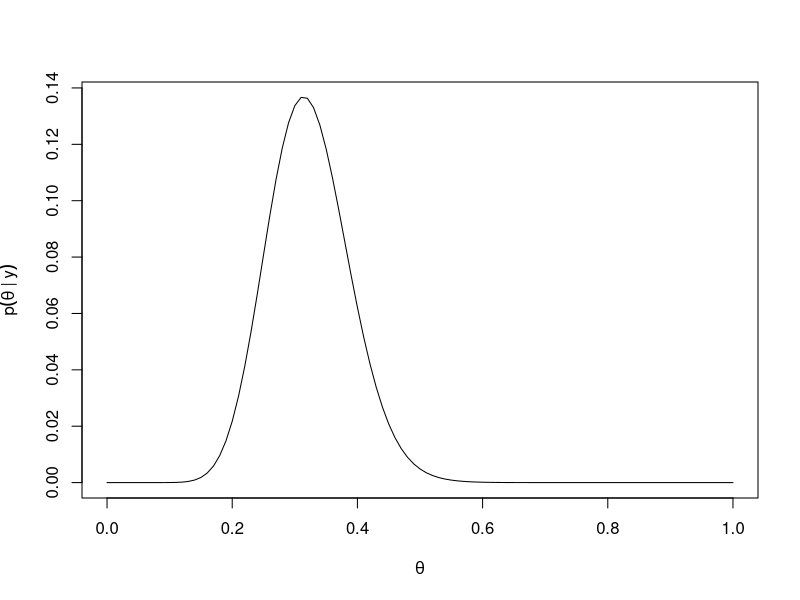
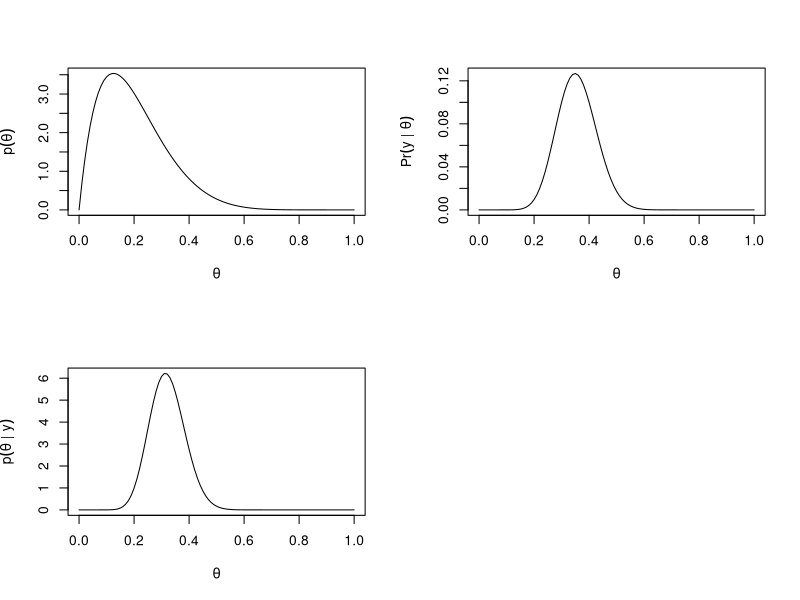
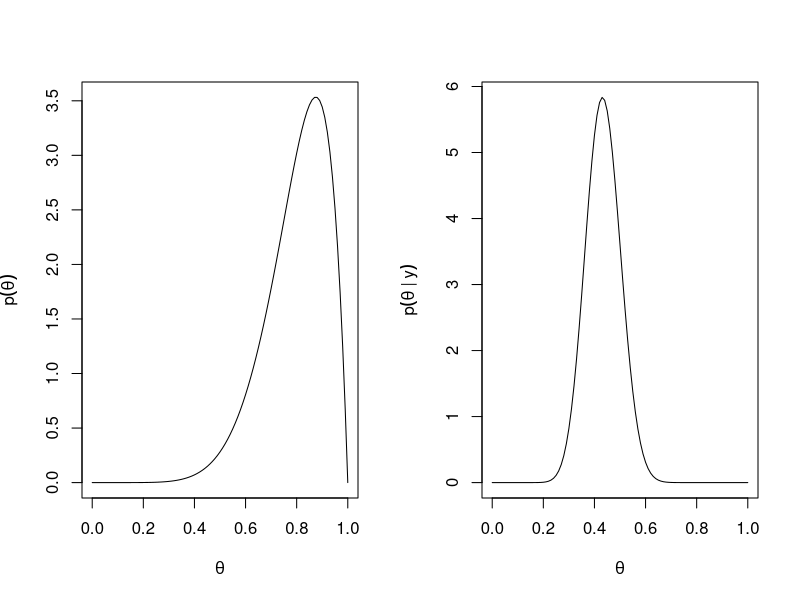
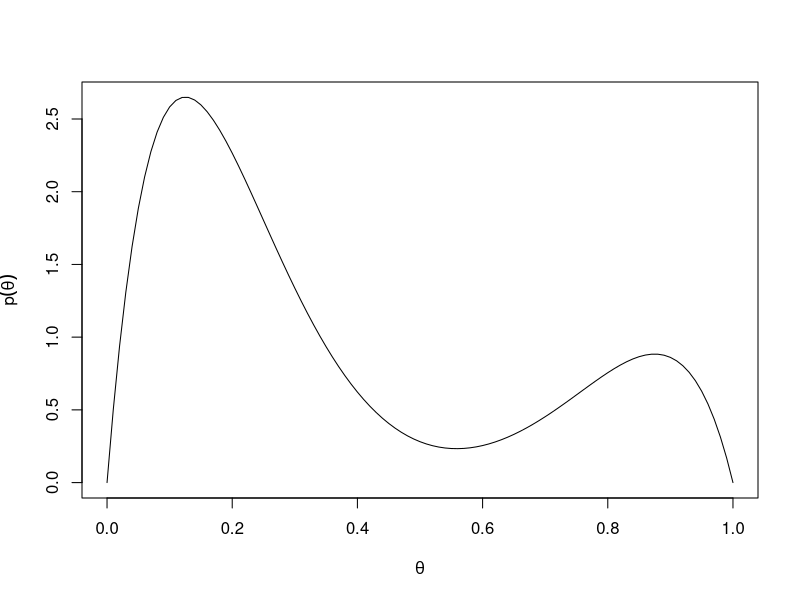

These charts were generated, in order, by the following R code:
n <- 43
y <- 15

e_poster <- function(a, b) (a + y) / (a + b + n) # posterior mean
mode_poster <- function(a, b) (a + y - 1) / (a + b + n - 2) # posterior mode
var_poster <- function(a, b) {
  numer <- e_poster(a, b) * (1 - e_poster(a, b))
  denom <- a + b + n + 1

  return(numer / denom)
}


# a --------------------------------------------------

prior_a <- function(theta) dbeta(theta, 2, 8)
likeli_a <- function(theta) dbinom(y, n, theta)
poster_a <- function(theta) dbeta(theta, 2 + y, 8 + n - y)

# ci of posterior distribution
poster_ci_a <- function(alpha) {
  lower <- alpha / 2
  upper <- 1 - alpha / 2
  qbeta(c(lower, upper), 2 + y, 8 + n - y)
}

png("fig/3-4-a.png", width = 1200, height = 1200, res = 100)
par(mfrow = c(2, 2))
curve(prior_a(x),
  from = 0, to = 1,
  xlab = expression(theta),
  ylab = expression(p(theta))
)
curve(likeli_a(x),
  from = 0, to = 1,
  xlab = expression(theta),
  ylab = expression(Pr(y ~ "|" ~ theta))
)
curve(poster_a(x),
  from = 0, to = 1,
  xlab = expression(theta),
  ylab = expression(p(theta ~ "|" ~ y))
)
dev.off()

print(sprintf("E[theta | y] = %.4f", e_poster(2, 8)))
print(sprintf("Mode[theta | y] = %.4f", mode_poster(2, 8)))
print(sprintf("Var[theta | y] = %.4f", sqrt(var_poster(2, 8))))
poster_ci_a(0.05)


# b --------------------

prior_b <- function(theta) dbeta(theta, 8, 2)
poster_b <- function(theta) dbeta(theta, 8 + y, 2 + n - y)
poster_ci_b <- function(alpha) {
  qbeta(c(alpha / 2, 1 - alpha / 2), 8 + y, 2 + n - y)
}

png("fig/3-4-b.png", width = 1200, height = 800, res = 100)
par(mfrow = c(1, 2))
curve(prior_b(x),
  from = 0, to = 1,
  xlab = expression(theta),
  ylab = expression(p(theta))
)
curve(poster_b(x),
  from = 0, to = 1,
  xlab = expression(theta),
  ylab = expression(p(theta ~ "|" ~ y))
)
dev.off()

print(sprintf("E[theta | y] = %.4f", e_poster(8, 2)))
print(sprintf("Mode[theta | y] = %.4f", mode_poster(8, 2)))
print(sprintf("Var[theta | y] = %.4f", sqrt(var_poster(8, 2))))
poster_ci_b(0.05)


# c --------------------

beta_mix <- function(theta) {
  term_theta <- 3 * theta * (1 - theta)^7 + theta^7 * (1 - theta)
  term_scale <- gamma(10) / (gamma(2) * gamma(8))
  return(0.25 * term_scale * term_theta)
}

# This returns the same results
# beta_mix <- function(theta) {
#   return(0.75 * dbeta(theta, 2, 8) + 0.25 * dbeta(theta, 8, 2))
# }

png("fig/3-4-c.png", width = 600, height = 600, res = 100)
curve(beta_mix(x),
  from = 0, to = 1,
  xlab = expression(theta),
  ylab = expression(p(theta))
)
dev.off()


# d iii --------------------

# p(theta) x p(y | theta)
poster_mix <- function(theta) {
  term_gamma <- gamma(10) / (gamma(2) * gamma(8))
  term_theta_1 <- theta^16 * (1 - theta)^35
  term_theta_2 <- theta^22 * (1 - theta)^29
  return(0.25 * term_gamma * choose(43, 15) * (3 * term_theta_1 + term_theta_2))
}

# png("fig/3-4-d.png", width = 600, height = 600, res = 100)
curve(poster_mix(x),
  from = 0, to = 1,
  xlab = expression(theta),
  ylab = expression(p(theta ~ "|" ~ y))
)
dev.off()

# find mode numerically
theta_range <- seq(0, 1, by = .0001)
theta_range[which.max(poster_mix(theta_range))]


# some extra code fragments --------------------------------------------------
# to figure out how to write the functions that return the same results
# of poster_mix() using dbeta()

# simply mix posteriors from the two priors dbeta(theta, 17, 36) and dbeta(theta, 23, 30)
# This returns different results
poster_mix2 <- function(theta) {
  0.75 * dbeta(theta, 17, 36) + 0.25 * dbeta(theta, 23, 30)
}

theta_range[which.max(poster_mix2(theta_range))]

# This pattern returns same results
poster_mix3 <- function(theta) {
  gamma_1 <- exp(lgamma(17) + lgamma(36))
  gamma_2 <- exp(lgamma(23) + lgamma(30))
  3 * gamma_1 * dbeta(theta, 17, 36) + gamma_2 * dbeta(theta, 23, 30)
}

theta_range[which.max(poster_mix3(theta_range))]

# posterior distribution (scaling the poster_mix3 distribution)
poster_mix_scaled <- function(theta) {
  numer <- poster_mix3(theta)
  gamma_1 <- exp(lgamma(17) + lgamma(36))
  gamma_2 <- exp(lgamma(23) + lgamma(30))
  denom <- 3 * gamma_1 + gamma_2
  return(numer / denom)
}

# Integral of poster_mix_scaled is 1
integrate(poster_mix_scaled, lower = 0, upper = 1)
